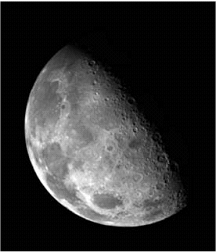
#> input picture Aula04_Lab/img/Laboratorio_4_1.tif, 216 x 252 px, found by its file name
$ python Q_06.py
#> lines starting #> are read from the running program, lines starting #| are printed output that depends on the picture
"""
Questão 06:
Execute o código abaixo, comente linha por linha, e os resultados de forma geral.
"""
# Imports
import numpy as np
from matplotlib import pyplot as plt
from scipy import ndimage
from skimage.io import imread

# I recebe a imagem Laboratorio_4_1.tif
I = imread('./img/Laboratorio_4_1.tif', as_gray=True)
#> I is the input picture: shape (252, 216); min 0, max 255, mean 48.1
# l e c recebem as dimensões de I
l, c = I.shape
#> l = 252; c = 216
# Aumentando a amplitude do ruido
noise = 15*np.random.normal(0, 1, (l, c))

# In resebe a Imagem original mas o ruido
In = I + noise
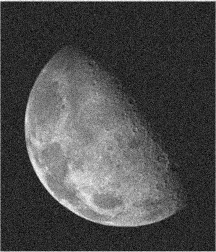
#> In: shape (252, 216) float64; min -55.41, max 292.3, mean 48.1; drawn with min black and max white

# Infilt recebe resultado da aplicação do filtro gaussian em In, com 1 de sigma
Infilt = ndimage.gaussian_filter(In, sigma=1)
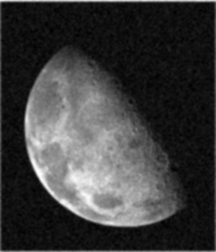
#> Infilt: shape (252, 216) float64; min -15.12, max 254, mean 48.1; drawn with min black and max white
# Infilt recebe o resultado da aplicação do filtro mediana em I, com tamanho 5x5, com bordas 0.0
Infilt1 = ndimage.median_filter(I, size=5, mode='constant', cval=0.0)
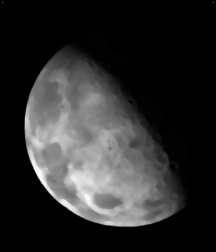
#> Infilt1: shape (252, 216); min 0, max 249, mean 44.2

# Definindo uma mask bidimensional de dimensões 3x3 com valor de 1.0/9 de tipo inteiro
mask = 1.0/9 * np.ones((3, 3), dtype='int')
# Infilt2 recebe o resultado da aplicação do filtro convolve em In com a mask, com bordas 0.0
Infilt2 = ndimage.convolve(In, mask, mode='constant', cval=0.0)
# Definindo uma mask2 bidimensional de dimensões 25x25 com valor de 1.0/25 de tipo inteiro
mask2 = 1.0/25 * np.ones((5, 5), dtype='int')
# Infilt3 recebe o resultado da aplicação do filtro convolve em In com a mask2, com bordas 0.0
Infilt3 = ndimage.convolve(In, mask2, mode='constant', cval=0.0)
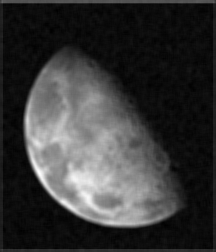
#> Infilt3: shape (252, 216) float64; min -10.56, max 251.2, mean 47; drawn with min black and max white

# PLotando as imagens
plt.figure(figsize=[15, 10])  # Definindo o tamanho da figura
plt.subplot(2, 3, 1)  # Criando um subgrupo de imagens com base na figura
plt.title('Original')  # Defini um titulo para a figura
plt.imshow(I, cmap='gray')   # Exibindo a imagem original em tons de cinza
plt.subplot(2, 3, 2)  # Criando um subgrupo de imagens com base na figura
plt.title('Ruidosa')  # Defini um titulo para a figura
plt.imshow(In, cmap='gray')  # Exibindo a imagem ruidosa em tons de cinza
plt.subplot(2, 3, 3)  # Criando um subgrupo de imagens com base na figura
plt.title('Gaussiano')  # Defini um titulo para a figura
plt.imshow(Infilt, cmap='gray')  # Exibindo a imagem gaussiano em tons de cinza
plt.subplot(2, 3, 4)  # Criando um subgrupo de imagens com base na figura
plt.title('Mediana 3x3')  # Defini um titulo para a figura
plt.imshow(Infilt1, cmap='gray')  # Exibindo a imagem mediana em tons de cinza
plt.subplot(2, 3, 5)  # Criando um subgrupo de imagens com base na figura
plt.title('Media 3x3')  # Defini um titulo para a figura
# Exibindo a imagem media 3x3 em tons de cinza
plt.imshow(Infilt2, cmap='gray')
plt.subplot(2, 3, 6)  # Criando um subgrupo de imagens com base na figura
plt.title('Media 5x5')  # Defini um titulo para a figura
# Exibindo a imagem media 5x5 em tons de cinza
plt.imshow(Infilt3, cmap='gray')

plt.tight_layout()  # Ajuste automático no espaçamento entre subplots
plt.show()  # Exibindo todas as imagens criadas

$ run again, with Aula04_Lab/img/Laboratorio_4_2.jpg saved as Aula04_Lab/img/Laboratorio_4_1.tif
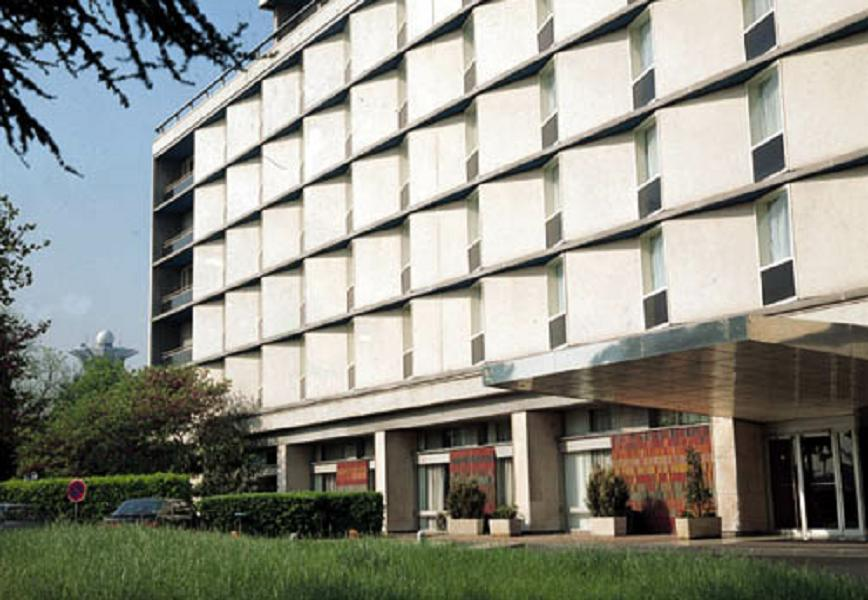
#> input picture Aula04_Lab/img/Laboratorio_4_2.jpg, 868 x 600 px, found by its file name
#> `In = I + noise`:
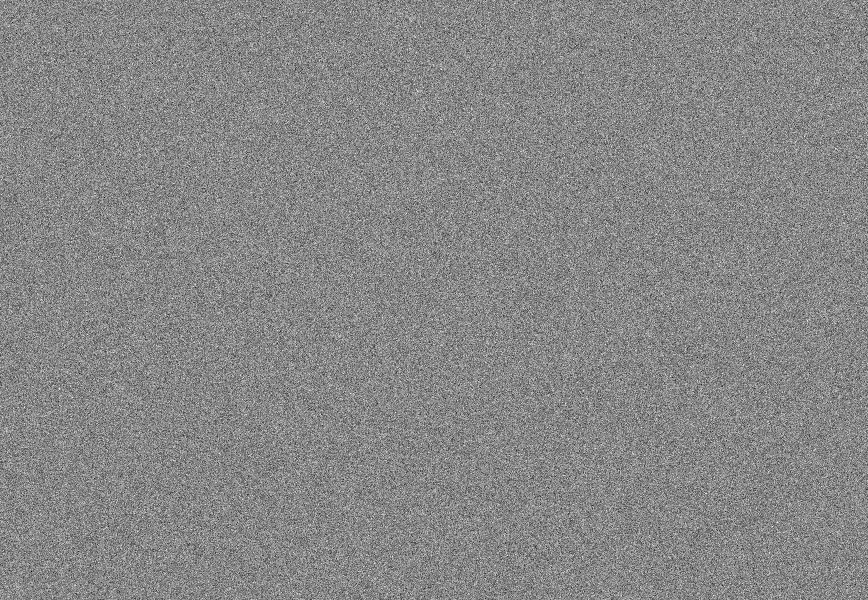
#> In: shape (600, 868) float64; min -74.7, max 67.11, mean 0.6; drawn with min black and max white
#> `Infilt3 = ndimage.convolve(In, mask2, mode='constant', cval=0.0)`:
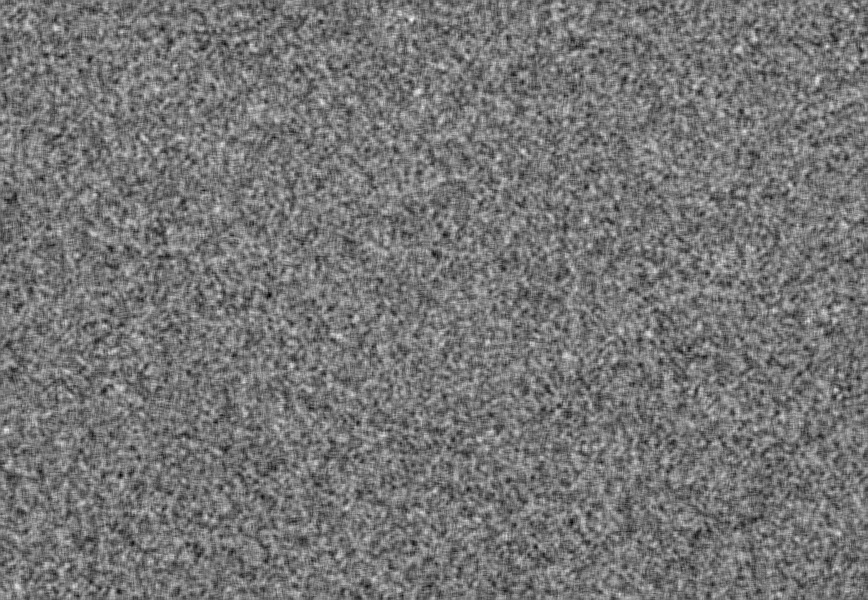
#> Infilt3: shape (600, 868) float64; min -13.19, max 16.59, mean 0.598; drawn with min black and max white
